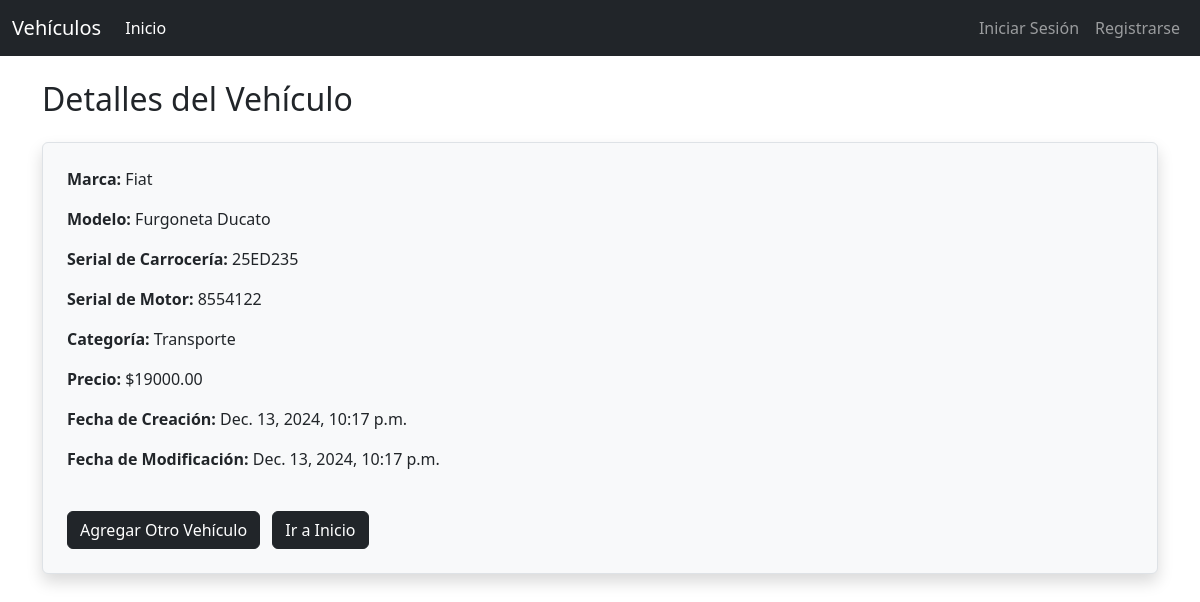
Screenshot of /vehiculo/2/ with the database file from the repository.
### vehiculo/models.py (models this page shows, shortened)
class Vehiculo(models.Model):
    MARCAS = [
        ('Fiat', 'Fiat'),
        ('Chevrolet', 'Chevrolet'),
        ('Ford', 'Ford'),
        ('Toyota', 'Toyota'),
    ]
    CATEGORIAS = [
        ('Particular', 'Particular'),
        ('Transporte', 'Transporte'),
        ('Carga', 'Carga'),
    ]
    marca = models.CharField( max_length=20, choices=MARCAS, default='Ford',)
    modelo = models.CharField(max_length=100)
    serial_carroceria = models.CharField(max_length=50, unique=True)
    serial_motor = models.CharField(max_length=50, unique=True)
    categoria = models.CharField( max_length=20, choices=CATEGORIAS, default='Particular',)
    precio = models.DecimalField(max_digits=10, decimal_places=2)
    fecha_creacion = models.DateTimeField(auto_now_add=True)
    fecha_modificacion = models.DateTimeField(auto_now=True)
    class Meta:
        permissions = [
        ("visualizar_catalogo", "Puede visualizar catálogo de Vehículos"),
        ("add_vehiculomodel", "Can add Vehiculo model"),
        ]

### vehiculo/views.py (the view)
# urls.py: path('vehiculo/<int:vehiculo_id>/', views.ver_vehiculo, name='ver_vehiculo'),
def ver_vehiculo(request, vehiculo_id):
    try:
        vehiculo = Vehiculo.objects.get(id=vehiculo_id)
    except Vehiculo.DoesNotExist:
        messages.error(request, "Vehículo no encontrado.")
        return redirect('listar_vehiculos')
    context = {
        'vehiculo': vehiculo
    }
    return render(request, 'ver_vehiculo.html', context)

### vehiculo/templates/ver_vehiculo.html (shortened to what this page needs)
{% extends 'index.html' %}
{% block content %}
<div class="container">
    <h2 class="mb-4">Detalles del Vehículo</h2>
    <div class="border p-4 shadow rounded bg-light">
        <p><strong>Marca:</strong> {{ vehiculo.marca }}</p>
        <p><strong>Modelo:</strong> {{ vehiculo.modelo }}</p>
        <p><strong>Serial de Carrocería:</strong> {{ vehiculo.serial_carroceria }}</p>
        <p><strong>Serial de Motor:</strong> {{ vehiculo.serial_motor }}</p>
        <p><strong>Categoría:</strong> {{ vehiculo.categoria }}</p>
        <p><strong>Precio:</strong> ${{ vehiculo.precio }}</p>
        <p><strong>Fecha de Creación:</strong> {{ vehiculo.fecha_creacion }}</p>
        <p><strong>Fecha de Modificación:</strong> {{ vehiculo.fecha_modificacion }}</p>
        <a href="{% url 'add_vehiculo' %}" class="btn btn-dark mt-4">Agregar Otro Vehículo</a>
        <a href="{% url 'index' %}" class="btn btn-dark mt-4 ms-2">Ir a Inicio</a>
    </div>
</div>
{% endblock %}

### rows the page displays
Vehiculo: marca "Fiat", modelo "Furgoneta Ducato", serial_carroceria "25ED235", serial_motor "8554122", categoria "Transporte", precio "19000.00", fecha_creacion "Dec. 13, 2024, 10:17 p.m.", fecha_modificacion "Dec. 13, 2024, 10:17 p.m."
